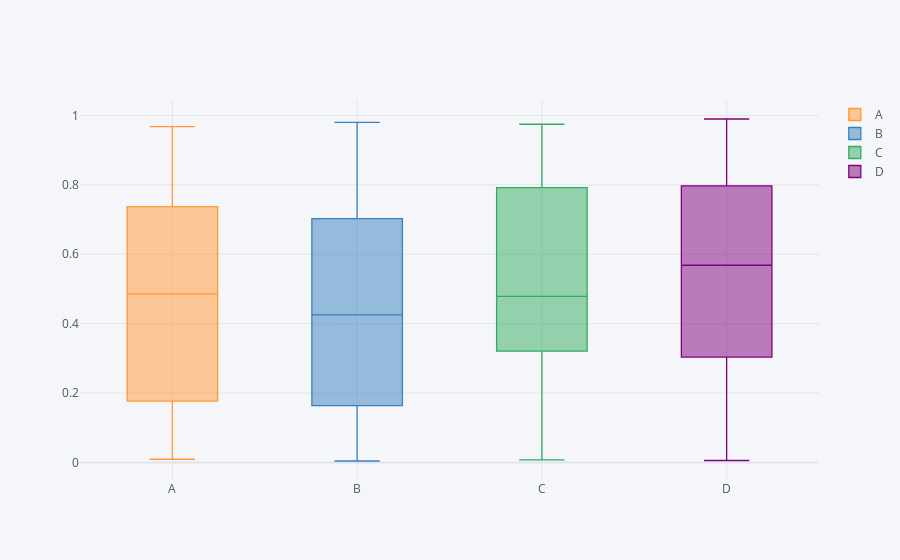

The notebook cell this image was saved under:
### Code cell
#create a boxplot for df
df.iplot(kind = 'box')
